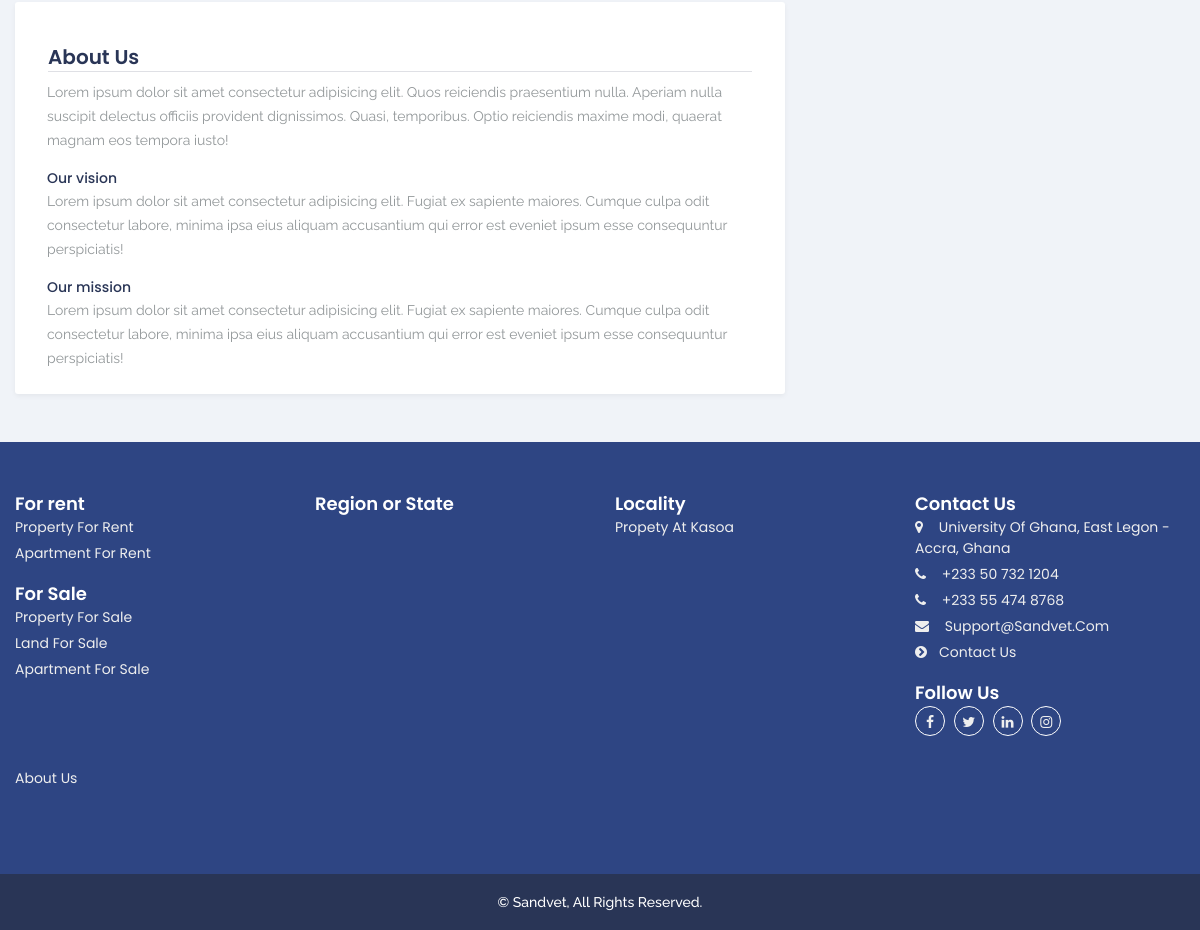
The page /about-us/ (lower part) on the database as committed earlier.
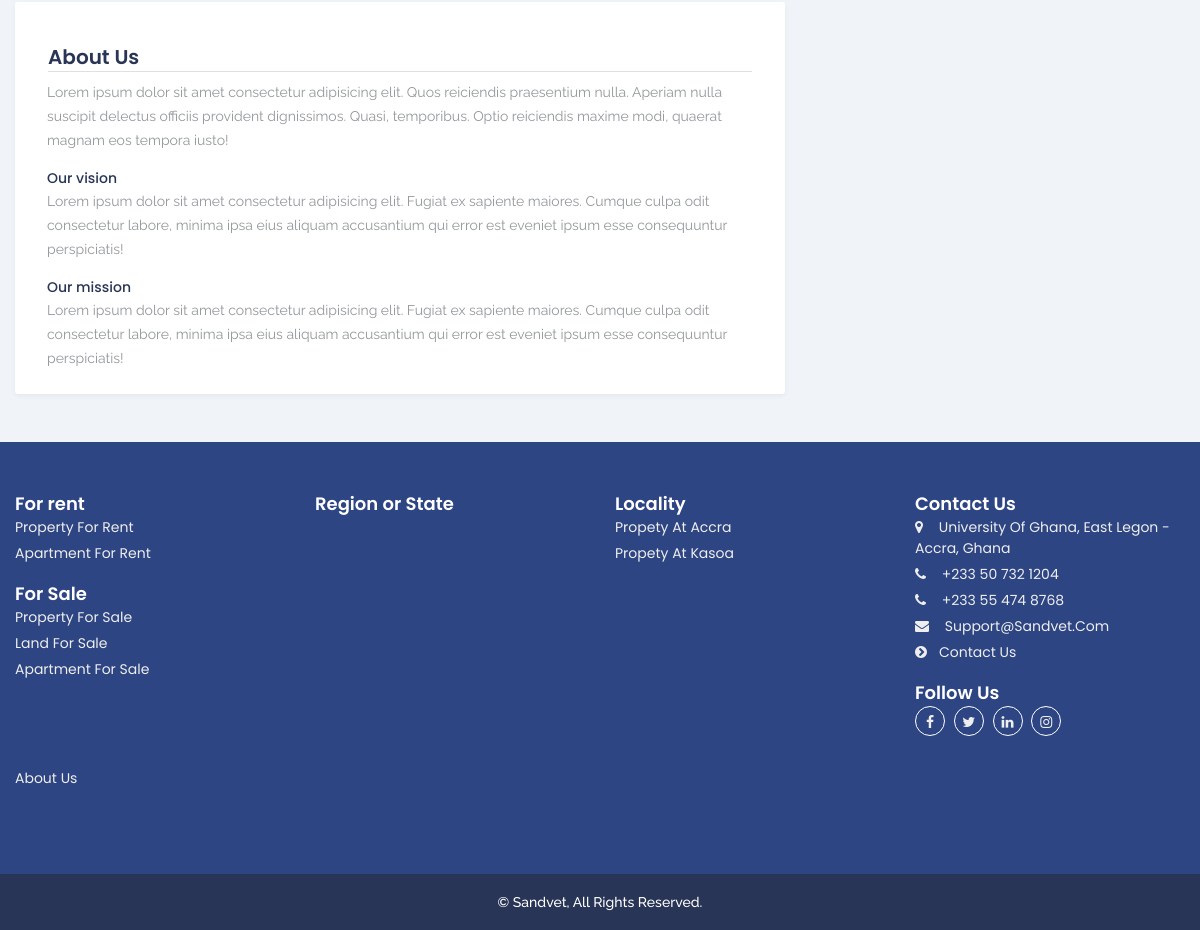
The same page on the database as committed later.
### property/models.py (models this page shows, shortened)
class Category(models.Model):
    title = models.CharField(max_length=200, null=True, blank=True)
    created_at = models.DateTimeField(auto_now_add=True)
    slug = AutoSlugField(populate_from='title',unique_with='created_at__month',slugify=custom_slugify )
    class Meta:
        ordering = ['-id']
    def get_for_sale_category_url(self):
        return reverse("property:for-sale-cate", kwargs={
            'category': self.title
        })
    def get_for_rent_category_url(self):
        return reverse("property:for-rent-cate", kwargs={
            'category': self.title
        })

### core/models.py (models this page shows, shortened)
class Locality(models.Model):
    region = models.CharField(choices=REGIONS_LIST, max_length=20, null=True, blank=True)
    name = models.CharField(max_length=200, null=True, blank=True, unique=True)
    class Meta:
        ordering = ['name']
    def get_locality_url(self):
        return reverse("core:locality", kwargs={
            'locality': self.name
        })

### core/views.py (the view)
# urls.py: path('about-us/', aboutPage, name='about'),
def aboutPage(request):
    locality = Locality.objects.all()
    categoryNav = Category.objects.filter((~Q(title="land")))
    category = Category.objects.all()
    featured = Property.objects.filter(featured=1)[:4]
    region = Region.objects.all()
    context = {
        'locality': locality,
        'category_list': category,
        'category_list_nav': categoryNav,
        'featured_list': featured,
        'region_list' : region,
    }
    return render(request, 'about.html', context)

### templates/about.html (shortened to what this page needs)
{% extends "base.html" %}
{% load static %}
{% load humanize %}
{% block content %}
<section class="pb-5">
    <div class="container">
        <div class="row">
            <div class="col-md-8">
                <div class="card">
                    <div class="row panel__cardhead">
                        <div class="pannel__headtitle">
                            <h2>About Us</h2>
                        </div>
                    </div>
                    <div class="mb-3">
                        <p>
                            Lorem ipsum dolor sit amet consectetur adipisicing elit. Quos reiciendis praesentium nulla. Aperiam nulla suscipit delectus officiis provident dignissimos. Quasi, temporibus. Optio reiciendis maxime modi, quaerat magnam eos tempora iusto!
                        </p>
                    </div>
                    <div class="mb-3">
                        <h2>Our vision</h2>
                        <p>Lorem ipsum dolor sit amet consectetur adipisicing elit. Fugiat ex sapiente maiores. Cumque culpa odit consectetur labore, minima ipsa eius aliquam accusantium qui error est eveniet ipsum esse consequuntur perspiciatis!</p>
                    </div>
                    <div>
                        <h2>Our mission</h2>
                        <p>Lorem ipsum dolor sit amet consectetur adipisicing elit. Fugiat ex sapiente maiores. Cumque culpa odit consectetur labore, minima ipsa eius aliquam accusantium qui error est eveniet ipsum esse consequuntur perspiciatis!</p>
                    </div>
                </div>
            </div>
            <div class="col-md-4">
            </div>
        </div>
    </div>
</section>
{%endblock%}

### templates/includes/footer.html (shortened to what the changed rows need)
{% load crispy_forms_tags %}
<section class="bottom__section">
    <div class="container placeholder-container">
        <div class="row">
            <div class="widget col-xl-3 col-sm-6 col-md-4">
                <div class="widget-footer-contacts">
                    <ul class="footer-list">
                        {% for cate in category_list_nav %}
                        <li><span class="value"><a href="{{cate.get_for_rent_category_url}}">{{cate.title}} for rent</a></span></li>
                        {%endfor%}
                    </ul>
                </div>
                <div class="widget-footer-contacts mt-3">
                    <ul class="footer-list">
                        {% for cate in category_list %}
                        <li><span class="value"><a href="{{cate.get_for_sale_category_url}}">{{cate.title}} for sale</a></span></li>
                        {%endfor%}
                    </ul>
                </div>
            </div>
            <div id="widget-follow-us-1" class="widget footer-regular widget-follow-us block-selio col-xl-3 col-sm-12 col-md-5">
                <div class="widget-footer-contacts">
                    <ul class="footer-list">
                        {% for local in locality %}
                            <li><span class="value"><a href="{{local.get_locality_url}}">propety at {{local.name}}</a></span></li>
                        {%endfor%}
                    </ul>
                </div>
            </div>
        </div>
    </div>
</section>

Rows that differ between the two databases and show on the page:
added Locality: name "Accra"
